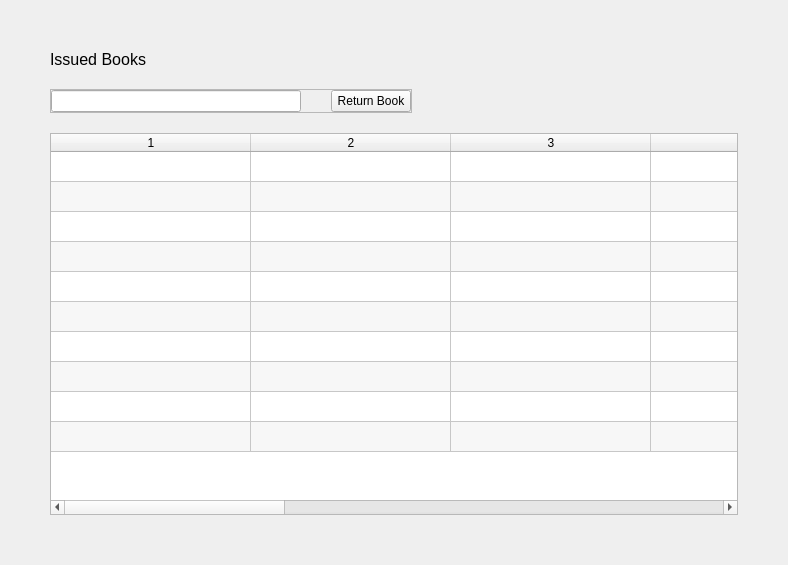
<?xml version="1.0" encoding="UTF-8"?>
<ui version="4.0">
 <class>IssuedBooks</class>
 <widget class="QWidget" name="IssuedBooks">
  <property name="geometry">
   <rect>
    <x>0</x>
    <y>0</y>
    <width>788</width>
    <height>565</height>
   </rect>
  </property>
  <property name="windowTitle">
   <string>Form</string>
  </property>
  <layout class="QGridLayout" name="gridLayout">
   <property name="leftMargin">
    <number>50</number>
   </property>
   <property name="topMargin">
    <number>50</number>
   </property>
   <property name="rightMargin">
    <number>50</number>
   </property>
   <property name="bottomMargin">
    <number>50</number>
   </property>
   <property name="verticalSpacing">
    <number>20</number>
   </property>
   <item row="0" column="0">
    <widget class="QLabel" name="label">
     <property name="font">
      <font>
       <pointsize>12</pointsize>
      </font>
     </property>
     <property name="text">
      <string>Issued Books</string>
     </property>
    </widget>
   </item>
   <item row="1" column="0" alignment="Qt::AlignLeft">
    <widget class="QFrame" name="frame">
     <property name="frameShape">
      <enum>QFrame::StyledPanel</enum>
     </property>
     <property name="frameShadow">
      <enum>QFrame::Raised</enum>
     </property>
     <layout class="QHBoxLayout" name="horizontalLayout">
      <property name="spacing">
       <number>30</number>
      </property>
      <property name="leftMargin">
       <number>0</number>
      </property>
      <property name="topMargin">
       <number>0</number>
      </property>
      <property name="rightMargin">
       <number>0</number>
      </property>
      <property name="bottomMargin">
       <number>0</number>
      </property>
      <item>
       <widget class="QLineEdit" name="lineEdit">
        <property name="minimumSize">
         <size>
          <width>250</width>
          <height>0</height>
         </size>
        </property>
        <property name="styleSheet">
         <string notr="true">QLineEdit{
	color:white;
}</string>
        </property>
        <property name="placeholderText">
         <string>Search</string>
        </property>
       </widget>
      </item>
      <item>
       <widget class="QPushButton" name="ReturnButton">
        <property name="sizePolicy">
         <sizepolicy hsizetype="Fixed" vsizetype="Fixed">
          <horstretch>0</horstretch>
          <verstretch>0</verstretch>
         </sizepolicy>
        </property>
        <property name="styleSheet">
         <string notr="true"/>
        </property>
        <property name="text">
         <string>Return Book</string>
        </property>
       </widget>
      </item>
     </layout>
    </widget>
   </item>
   <item row="2" column="0">
    <widget class="QTableWidget" name="tableWidget">
     <property name="sizePolicy">
      <sizepolicy hsizetype="Expanding" vsizetype="Expanding">
       <horstretch>0</horstretch>
       <verstretch>0</verstretch>
      </sizepolicy>
     </property>
     <property name="styleSheet">
      <string notr="true"/>
     </property>
     <property name="alternatingRowColors">
      <bool>true</bool>
     </property>
     <property name="selectionBehavior">
      <enum>QAbstractItemView::SelectRows</enum>
     </property>
     <property name="sortingEnabled">
      <bool>true</bool>
     </property>
     <property name="rowCount">
      <number>10</number>
     </property>
     <property name="columnCount">
      <number>9</number>
     </property>
     <attribute name="horizontalHeaderCascadingSectionResizes">
      <bool>true</bool>
     </attribute>
     <attribute name="horizontalHeaderMinimumSectionSize">
      <number>200</number>
     </attribute>
     <attribute name="horizontalHeaderDefaultSectionSize">
      <number>200</number>
     </attribute>
     <attribute name="horizontalHeaderShowSortIndicator" stdset="0">
      <bool>true</bool>
     </attribute>
     <attribute name="horizontalHeaderStretchLastSection">
      <bool>true</bool>
     </attribute>
     <attribute name="verticalHeaderVisible">
      <bool>false</bool>
     </attribute>
     <row/>
     <row/>
     <row/>
     <row/>
     <row/>
     <row/>
     <row/>
     <row/>
     <row/>
     <row/>
     <column/>
     <column/>
     <column/>
     <column/>
     <column/>
     <column/>
     <column/>
     <column/>
     <column/>
    </widget>
   </item>
  </layout>
 </widget>
 <resources/>
 <connections/>
</ui>
